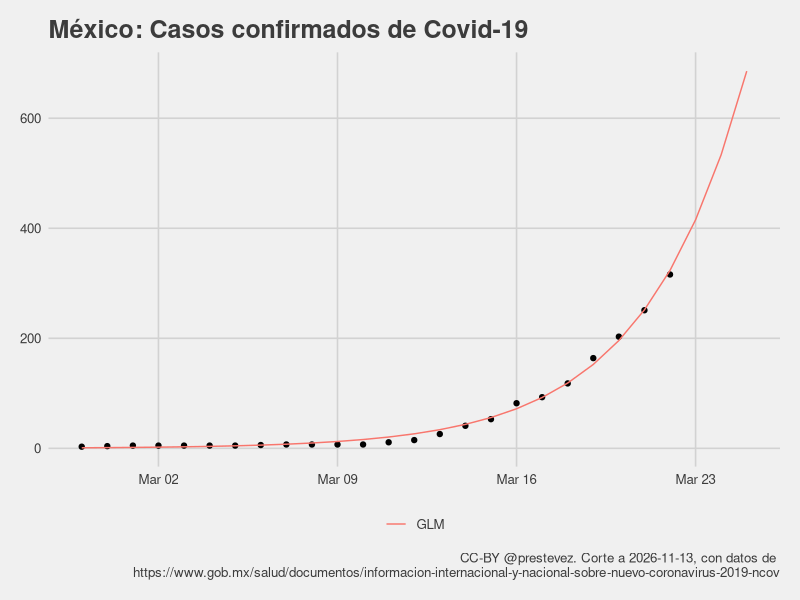
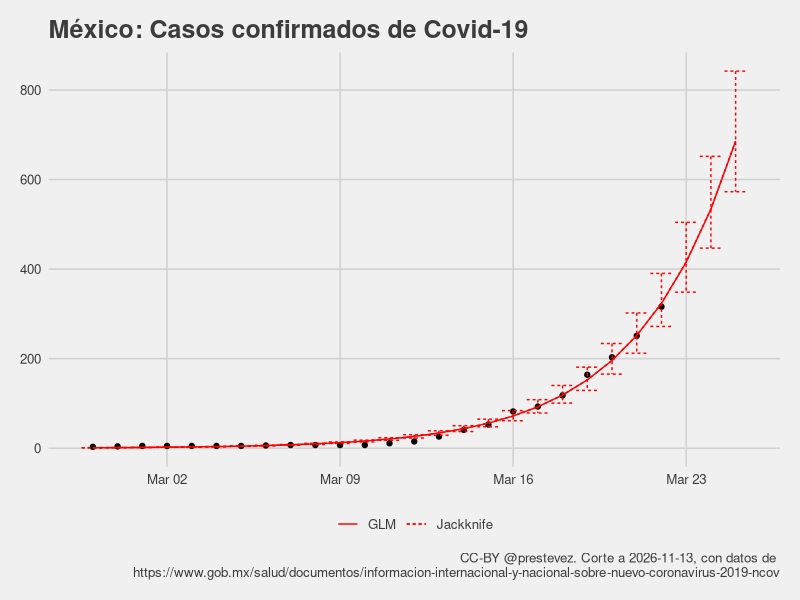
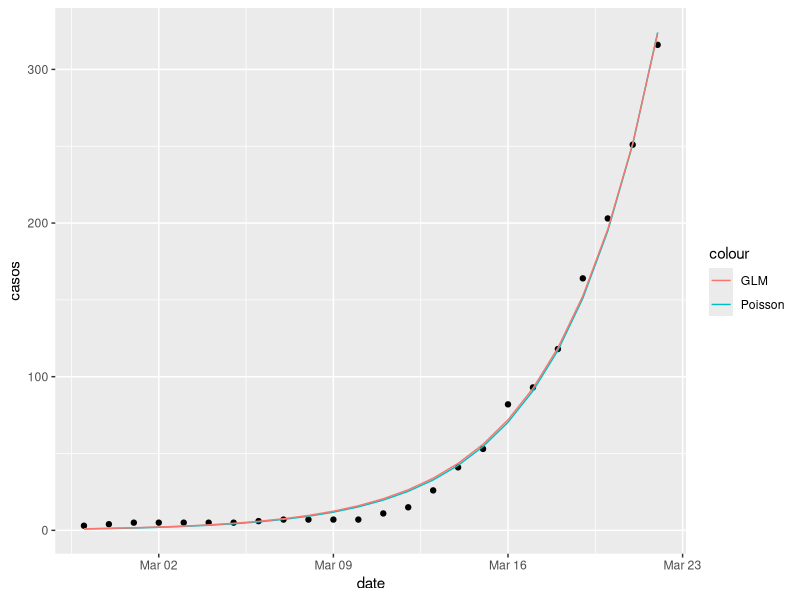

R code for these plots, in order:
library(tidyverse)
library(ggthemes)
library(lubridate)

casos <- read_csv("confirmados.csv")

casos$t <- (nrow(casos)-1):0

casos %>%
  filter(casos > 0) -> casos

m1 <- glm(casos ~ t, 
          data = casos,
          family = gaussian("log"))

summary(m1)

max_date <- max(casos$date) + 1
max_t <- max(casos$t) + 1

tibble(
  date = seq(max_date,max_date+2, 1),
  casos = NA,
  t = max_t:(max_t+2),
  predicted = predict(m1, newdata = data.frame(t = max_t:(max_t+2)), type = "response")
  ) %>%
  bind_rows(
    mutate(casos,
      predicted = predict(m1, type = "response"))) %>%
  arrange(date) -> casos_with_predictions

modelo <- paste0("Predicción casos = exp(",
                 round(m1[[1]][1], 2),
                 " + ",
                 round(m1[[1]][2], 2),
                 " x día)")

hoy <- Sys.Date()

pg <- "https://www.gob.mx/salud/documentos/informacion-internacional-y-nacional-sobre-nuevo-coronavirus-2019-ncov"

casos_with_predictions %>%
  ggplot(aes(date, casos)) + 
  geom_point() +
  theme_fivethirtyeight() +
  geom_line(aes(y = predicted, colour = "GLM")) +
  xlab("Total de casos") + 
  labs(title = "México: Casos confirmados de Covid-19",
       caption = paste0("CC-BY @prestevez. Corte a ", hoy, ", con datos de \n", pg)) +
  theme(legend.title = element_blank())

### Jackknife estimate?

lapply(1:nrow(casos), function(x){
  glm(casos ~ t, 
      data = casos[-x,],
      family = gaussian("log"))
}) -> m1_jk_ls

sapply(m1_jk_ls, function(x) coef(x)) %>% data.frame() %>%
  mutate(var = rownames(.)) %>%
  pivot_longer(-var, names_to = "rep") %>%
  group_by(var) %>%
  summarise(Estimate = mean(value),
            ci_low = quantile(value, 0.025),
            ci_high = quantile(value, 0.975)) -> m1_jk

pred_jk <- function(model, t, type = c("Estimate", "ci_low", "ci_high")){
  terms <- unlist(model[,type[1]])
  preds <- exp(terms[1] + (terms[2] * t))
  return(preds)
}


casos_with_predictions %>%
  mutate(Jackknife = pred_jk(m1_jk, t = t),
         Jackknife_low = pred_jk(m1_jk, t = t, "ci_low"),
         Jackknife_high = pred_jk(m1_jk, t = t, "ci_high")) -> casos_with_predictions_jk

casos_with_predictions_jk %>% data.frame

casos_with_predictions_jk %>%
  ggplot(aes(date, casos)) + 
  geom_point() +
  theme_fivethirtyeight() +
  geom_line(aes(y = predicted, linetype = "GLM"), colour = "red") +
  geom_line(aes(y = Jackknife, linetype = "Jackknife"), colour = "red") +
  geom_errorbar(aes(ymin = Jackknife_low,
                    ymax = Jackknife_high,
                    linetype = "Jackknife"),
                colour = "red") + 
  xlab("Total de casos") + 
  labs(title = "México: Casos confirmados de Covid-19",
       caption = paste0("CC-BY @prestevez. Corte a ", hoy, ", con datos de \n", pg)) +
  theme(legend.title = element_blank()) 

### MCMC does not appear to offer any benefits
# install.packages("MCMCpack")
# 
# library(MCMCpack)
# ls(package:MCMCpack)
# 
# m1_lm <- lm(log(casos) ~ t, data = casos)
# 
# summary(m1_lm)
# 
# casos_with_predictions %>%
#   mutate(predlm = exp(predict(m1_lm, newdata = data.frame(t = t)))) %>%
#   ggplot(aes(date, casos)) + 
#   geom_point() +
#   theme_fivethirtyeight() +
#   geom_line(aes(y = predicted, colour = "GLM")) +
#   geom_line(aes(y = predlm, colour = "LM")) +
#   xlab("Total de casos") + 
#   labs(title = "México: Casos confirmados de Covid-19",
#        caption = paste0("CC-BY @prestevez. Corte a ", hoy, ", con datos de \n", pg)) +
#   theme(legend.title = element_blank())
# 
# 
# m1_mcmc <- MCMCregress(log(casos) ~ t, data = casos)
# 
# summary(m1_mcmc)


m1p <- update(m1, family = "poisson")

summary(m1p)
summary(m1)

ggplot(casos, 
       aes(date, casos)) +
  geom_point() +
  geom_line(aes(y = predict(m1p, type = "response"), colour = "Poisson")) +
  geom_line(aes(y = predict(m1, type = "response"), colour = "GLM"))

require(MASS)

m1nb <- glm.nb(casos ~ t, data = casos)
summary(m1nb)

lrtest <- lmtest::lrtest

lrtest(m1p, m1nb)
